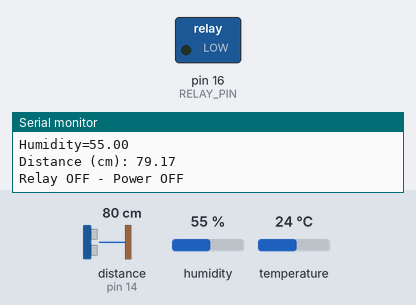
Simulated run of this sketch. Board: Arduino Uno, built with avr-gcc and run on an emulated ATmega328P. On the bench: switched loads named in the sketch (green lamp = pin HIGH), the last lines printed to the serial monitor. Wiring (inferred from the names in the program): ultrasonic range finder: trigger pin 12; echo pin 14. Inputs (shaded band) come from the test bench; at power-on: temperature 24 °C, distance to the obstacle (sensor on pin 14) 80 cm, humidity 55 %. The echo pulse lasts 58.3 µs per cm; pins used as bus, display or sensor lines are not drawn.

Above: at 1.8 s.
1.9 s: temperature set to 27 °C
At 2.8 s:
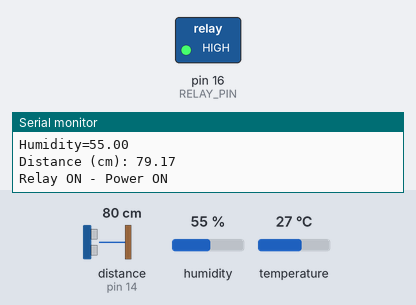
3.5 s: temperature set to 12 °C
At 5.3 s:
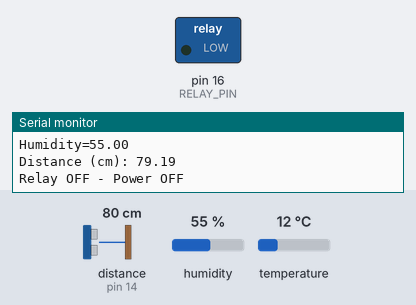
5.6 s: temperature set to 28 °C
At 6.7 s:
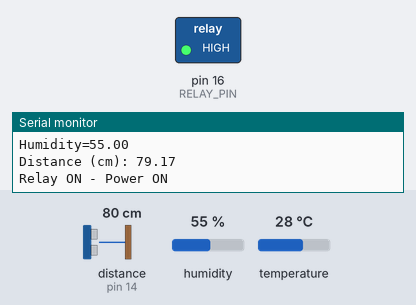
Timing chart, 0 to 8.6 s (numbered marks = the images above; inputs shaded):
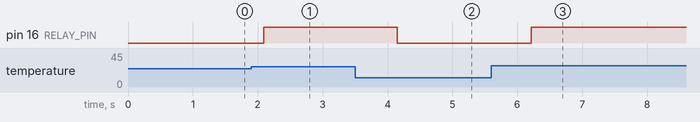

The sketch:

assignment1.ino
```cpp
#include <dht.h>

// DEfine pin cinnections
#define DHTPIN 2        // DHT11 connected to D4 (GPIO2)
#define TRIG_PIN 12     // Ultrasonic Sensor Trigger pin
#define ECHO_PIN 14     // Ultrasonic Sensor Echo pin
#define RELAY_PIN 16    // Relay pin

// Set operational constants
#define TEMP_SETPOINT 25  // Desired temperature threshold for relay activation
#define SOUND_VELOCITY 0.034  // Sound velocity in cm used for distance calculation
#define PERSON_CLOSE_DISTANCE 500 // Distance in cm to consider a person is close

// DHT sensor
dht DHT;

// Variables for Ultrasonic Sensor
long duration;
float distanceCm;

void setup() {
  Serial.begin(115200); // Initialize serial communication at 115200 baud rate
  pinMode(TRIG_PIN, OUTPUT); // Sets the TRIG_PIN as an output for the ultrasonic sensor
  pinMode(ECHO_PIN, INPUT);  // Sets the ECHO_PIN as an input for the ultrasonic sensor
  pinMode(RELAY_PIN, OUTPUT); // Sets the RELAY_PIN as an output for controlling the relay
}


void loop() {
  // Read temperature and humidity from DHT11
  int chk = DHT.read11(DHTPIN);
  Serial.print("Temperature=");  // Print the word "Temperature="
  Serial.println(DHT.temperature);  // Print the temperature reading
  Serial.print("Humidity=");  // Print the word "Humidity="
  Serial.println(DHT.humidity);  // Print the humidity reading

  // Measure distance with ultrasonic sensor
  digitalWrite(TRIG_PIN, LOW);  // Ensure TRIG_PIN is low
  delayMicroseconds(2);  // Short delay before sending the pulse
  digitalWrite(TRIG_PIN, HIGH);  // Send a 10-microsecond high pulse
  delayMicroseconds(10);  // Duration of the pulse
  digitalWrite(TRIG_PIN, LOW);  // Set TRIG_PIN back to low
  duration = pulseIn(ECHO_PIN, HIGH);  // Read the time for which the echo pin is high
  distanceCm = duration * SOUND_VELOCITY / 2;  // Calculate distance
  Serial.print("Distance (cm): ");  // Print the word "Distance (cm):"
  Serial.println(distanceCm);  // Print the calculated distance

  // Control logic for the relay based on temperature and distance
  if (DHT.temperature > TEMP_SETPOINT && distanceCm < PERSON_CLOSE_DISTANCE) {
    digitalWrite(RELAY_PIN, HIGH); // Activate the relay if conditions are met
    Serial.println("Relay ON - Power ON");  // Notify that the heating is turned on
  } else {
    digitalWrite(RELAY_PIN, LOW);  // Deactivate the relay if conditions are not met
    Serial.println("Relay OFF - Power OFF");  // Notify that the heating is turned off
  }

  delay(1000); // Delay before next reading
}
```

Measured:
- the behaviour switches between 25 and 26 °C on temperature (found by bisection; images 0 and 1)
- after the input at 1.9 s, pin 16 (RELAY_PIN): LOW → HIGH after 0.19 s
- after the input at 3.5 s, pin 16 (RELAY_PIN): HIGH → LOW after 0.65 s
- after the input at 5.6 s, pin 16 (RELAY_PIN): LOW → HIGH after 0.61 s
